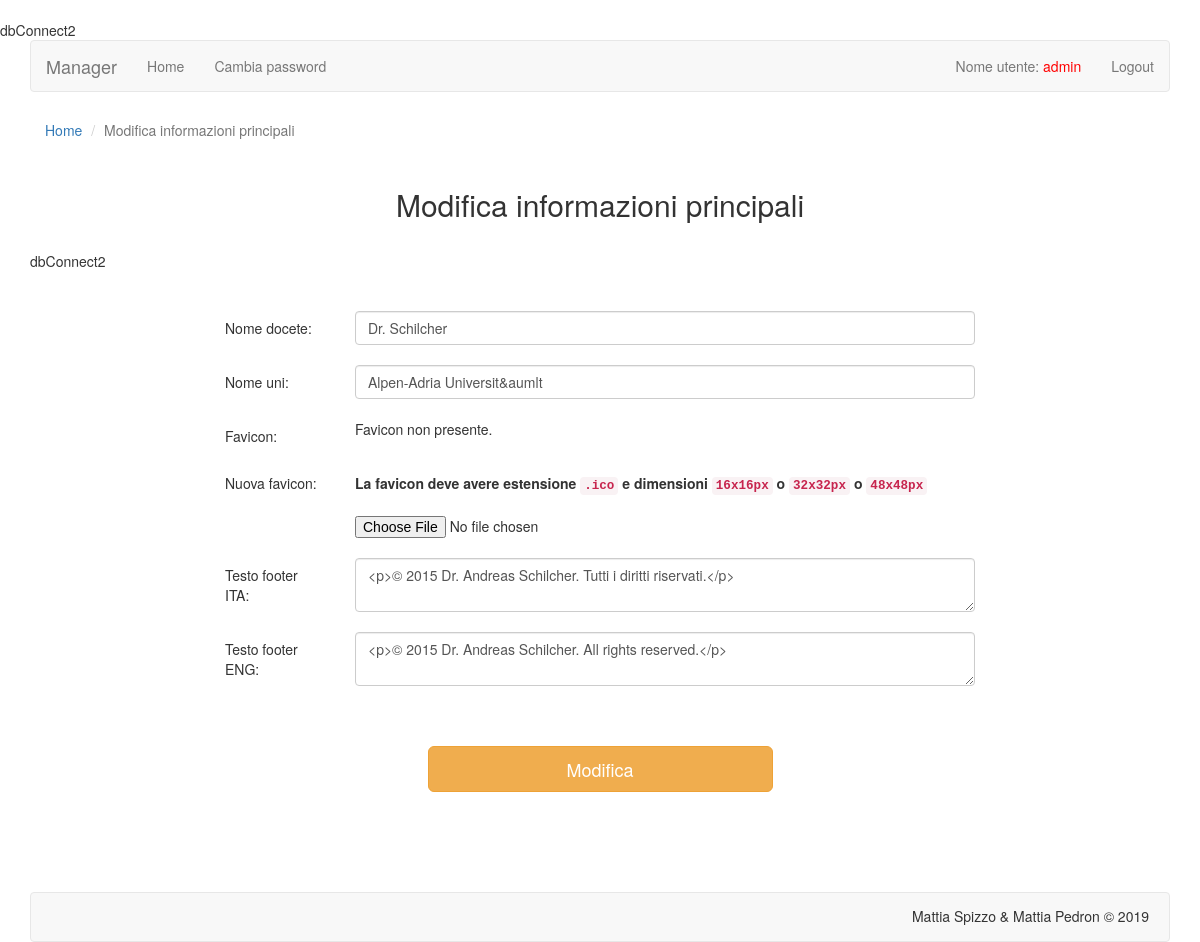
/manager/modifica-info.php?id=1 (signed in), run on the app's committed database.
### tables this page shows
CREATE TABLE IF NOT EXISTS `info` (
  `id` int(11) NOT NULL AUTO_INCREMENT,
  `data` datetime NOT NULL,
  `nome_prof` varchar(255) NOT NULL,
  `nome_uni` varchar(255) NOT NULL,
  `favicon` varchar(255) NOT NULL,
  `footer_it` text NOT NULL,
  `footer_en` text NOT NULL,
  PRIMARY KEY (`id`)
);

### manager/modifica-info.php (the view, shortened to what this page needs)
<?php
	$id=$_GET['id'];
	$tabella="info";
	$percorso="../css";
	include("head.php");
	include("header.php");
?>
	<div class="container">
<?php
	if(!isset($_SESSION["autenticato"])){
		echo "<div class=\"col-lg-12 col-md-12 col-sm-12 col-xs-12 spazio\"><div class=\"alert alert-danger text-center spazio-alto\"><strong>Per entrare in questa pagina devi essere autenticato.</strong></div></div>";
		include("footer.php");
	}
	else{
		include("menu.php");
?>
		<div class="row">
			<div class="col-lg-12">
				<ol class="breadcrumb">
					<li><a href="manager-home.php">Home</a></li>
					<li class="active">Modifica informazioni principali</li>
				</ol>
			</div>
		</div>
		<div class="row">
			<div class="col-lg-6 col-lg-offset-3 col-md-6 col-md-offset-3 col-sm-8 col-sm-offset-2 col-xs-12">
				<h2 class="text-center">Modifica informazioni principali</h2>
			</div>
		</div>
<?php
		$riga=elementoDaId($tabella, $id);
?>
		<div class="row spazio-alto">
			<div class="col-lg-8 col-lg-offset-2 col-md-8 col-md-offset-2 col-sm-10 col-sm-offset-1">
				<form method="post" action="modificato-info.php?id=<?php echo $id; ?>" enctype="multipart/form-data">
					<div class="row spazio-sotto">
						<div class="col-lg-2 col-md-2 col-sm-2 margin-xs">Nome docete:</div>
						<div class="col-lg-10 col-md-10 col-sm-10">
							<input type="text" name="nome_prof" class="form-control" placeholder="Nome docente con prefisso" value="<?php echo $riga['nome_prof']; ?>" />
						</div>
					</div>
					<div class="row spazio-sotto">
						<div class="col-lg-2 col-md-2 col-sm-2 margin-xs">Nome uni:</div>
						<div class="col-lg-10 col-md-10 col-sm-10">
							<input type="text" name="nome_uni" class="form-control" placeholder="Nome dell'università" value="<?php echo $riga['nome_uni']; ?>" />
						</div>
					</div>
					<div class="row spazio-sotto">
						<div class="col-lg-2 col-md-2 col-sm-2 margin-xs">Favicon:</div>
						<div class="col-lg-10 col-md-10 col-sm-10">
							<?php
								if(!empty($riga['favicon'])){
							?>
							<img src="<?php echo $percorso."/".$riga['favicon']; ?>" style="max-height:300px;" />
							<?php
								}
								else{
									echo "Favicon non presente.";
								}
							?>
						</div>
					</div>
					<div class="row spazio-sotto">
						<div class="col-lg-2 col-md-2 col-sm-2 margin-xs">Nuova favicon:</div>
						<div class="col-lg-10 col-md-10 col-sm-10">
							<div><b>La favicon deve avere estensione <code>.ico</code> e dimensioni <code>16x16px</code> o <code>32x32px</code> o <code>48x48px</code></b></div><br />
							<input type="file" name="favicon" />
						</div>
					</div>
					<div class="row spazio-sotto no-libro">
						<div class="col-lg-2 col-md-2 col-sm-2 margin-xs">Testo footer ITA:</div>
						<div class="col-lg-10 col-md-10 col-sm-10">
							<textarea id="editorck_it" name="footer_it" class="form-control" placeholder="Testo"><?php echo $riga['footer_it']; ?></textarea>
						</div>
					</div>
					<div class="row spazio-sotto no-libro">
						<div class="col-lg-2 col-md-2 col-sm-2 margin-xs">Testo footer ENG:</div>
						<div class="col-lg-10 col-md-10 col-sm-10">
							<textarea id="editorck_en" name="footer_en" class="form-control" placeholder="Testo"><?php echo $riga['footer_en']; ?></textarea>
						</div>
					</div>
					<div class="col-lg-6 col-lg-offset-3 col-md-6 col-md-offset-3 col-sm-8 col-sm-offset-2">
						<button type="submit" name="modifica" value="modifica" class="btn btn-lg btn-warning btn-block spazio-alto">Modifica</button>
					</div>
				</form>
			</div>
		</div>
<?php
		include("footer.php");
	}
?>

### data on the page
info: nome_prof "Dr. Schilcher", nome_uni "Alpen-Adria Universit&aumlt", footer_it "<p>© 2015 Dr. Andreas Schilcher. Tutti i diritti riservati.</p>", footer_en "<p>© 2015 Dr. Andreas Schilcher. All rights reserved.</p>"

### other printed values
$_SESSION['user'] "admin"
